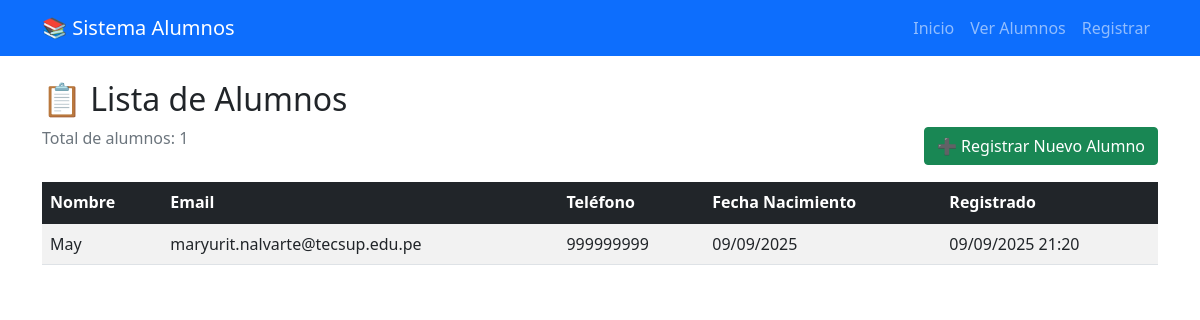
/alumnos/, run on an earlier commit of the app's database.
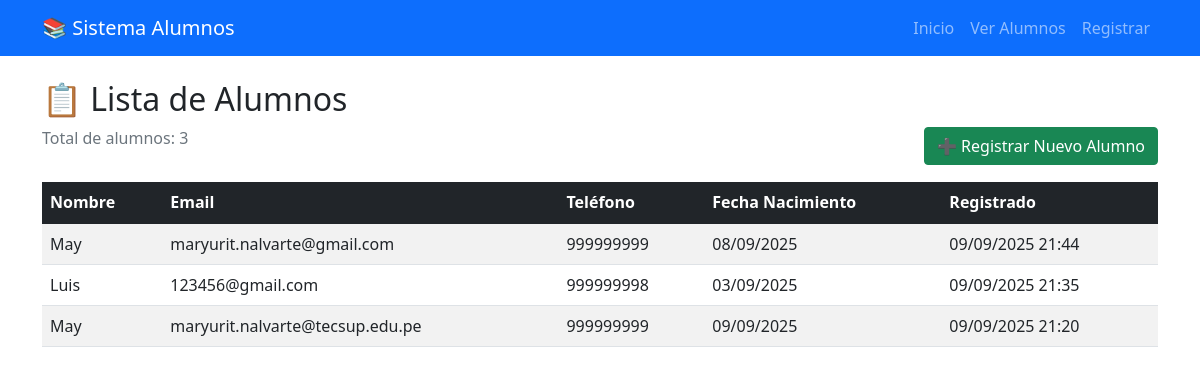
And on a later commit of the database.
### alumnos/models.py (models this page shows, shortened)
class Alumno(models.Model):
    nombre = models.CharField(
        max_length=100,
        verbose_name="Nombre completo"
    )
    email = models.EmailField(
        unique=True,
        verbose_name="Correo electrónico"
    )
    telefono = models.CharField(
        max_length=15,
        validators=[RegexValidator(
            regex=r'^\+?1?\d{9,15}$',
            message="Número de teléfono debe tener entre 9-15 dígitos"
        )],
        verbose_name="Teléfono"
    )
    fecha_nacimiento = models.DateField(
        verbose_name="Fecha de nacimiento"
    )
    fecha_registro = models.DateTimeField(
        auto_now_add=True,
        verbose_name="Fecha de registro"
    )
    class Meta:
        verbose_name = "Alumno"
        verbose_name_plural = "Alumnos"
        ordering = ['-fecha_registro']

### alumnos/views.py (the view)
# urls.py: path('alumnos/', views.lista_alumnos, name='lista_alumnos'),
def lista_alumnos(request):
    alumnos = Alumno.objects.all()
    paginator = Paginator(alumnos, 10)  # 10 alumnos por página
    page_number = request.GET.get('page')
    page_obj = paginator.get_page(page_number)
    context = {
        'page_obj': page_obj,
        'total_alumnos': alumnos.count()
    }
    return render(request, 'alumnos/lista.html', context)

### alumnos/templates/alumnos/lista.html (shortened to what this page needs)
{% extends 'alumnos/base.html' %}
{% block content %}
<div class="row">
    <div class="col-12">
        <h2>📋 Lista de Alumnos</h2>
        <div class="d-flex justify-content-between align-items-center mb-3">
            <p class="text-muted">Total de alumnos: {{ total_alumnos }}</p>
            <a href="{% url 'registro_alumno' %}" class="btn btn-success">
                ➕ Registrar Nuevo Alumno
            </a>
        </div>
        {% if page_obj %}
            <div class="table-responsive">
                <table class="table table-striped table-hover">
                    <thead class="table-dark">
                        <tr>
                            <th>Nombre</th>
                            <th>Email</th>
                            <th>Teléfono</th>
                            <th>Fecha Nacimiento</th>
                            <th>Registrado</th>
                        </tr>
                    </thead>
                    <tbody>
                        {% for alumno in page_obj %}
                        <tr>
                            <td>{{ alumno.nombre }}</td>
                            <td>{{ alumno.email }}</td>
                            <td>{{ alumno.telefono }}</td>
                            <td>{{ alumno.fecha_nacimiento|date:"d/m/Y" }}</td>
                            <td>{{ alumno.fecha_registro|date:"d/m/Y H:i" }}</td>
                        </tr>
                        {% endfor %}
                    </tbody>
                </table>
            </div>
        {% else %}
            <div class="alert alert-info text-center">
                <h4>📝 No hay alumnos registrados</h4>
                <p>¡Comienza registrando el primer alumno!</p>
                <a href="{% url 'registro_alumno' %}" class="btn btn-primary">Registrar Primer Alumno</a>
            </div>
        {% endif %}
    </div>
</div>
{% endblock %}

### alumnos/templates/alumnos/base.html (shortened to what this page needs)
<!DOCTYPE html>
<html lang="es">
<head>
    <link href="https://cdn.jsdelivr.net/npm/bootstrap@5.1.3/dist/css/bootstrap.min.css" rel="stylesheet">
</head>
<body>
    <nav class="navbar navbar-expand-lg navbar-dark bg-primary">
        <div class="container">
            <a class="navbar-brand" href="{% url 'inicio' %}">📚 Sistema Alumnos</a>
            <div class="navbar-nav">
                <a class="nav-link" href="{% url 'inicio' %}">Inicio</a>
                <a class="nav-link" href="{% url 'lista_alumnos' %}">Ver Alumnos</a>
                <a class="nav-link" href="{% url 'registro_alumno' %}">Registrar</a>
            </div>
        </div>
    </nav>
    <div class="container mt-4">
        {% block content %}
        {% endblock %}
    </div>
</body>
</html>

What changed in the data, as far as the page shows it:
added Alumno: nombre "May", email "maryurit.nalvarte@gmail.com", telefono "999999999", fecha_nacimiento "08/09/2025", fecha_registro "09/09/2025 21:44"
added Alumno: nombre "Luis", email "123456@gmail.com", telefono "999999998", fecha_nacimiento "03/09/2025", fecha_registro "09/09/2025 21:35"
Also different on the page:
{{ total_alumnos }}: "1" → "3"
